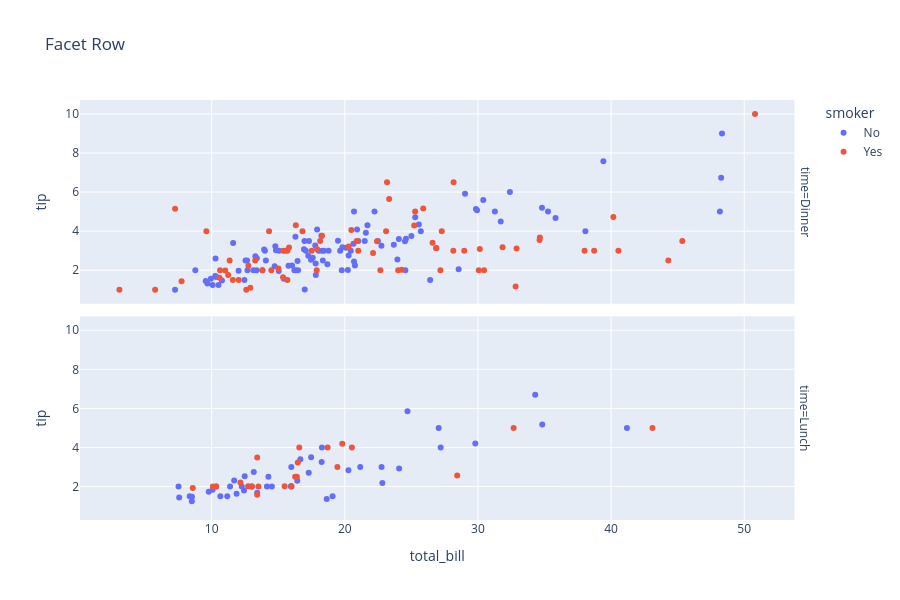

The code cell stored with this chart in its notebook:
### Code cell
fig = px.scatter(df, x='total_bill', y='tip', 
                color='smoker', facet_row='time', title='Facet Row', height=600
)
fig.show()

### Figure 1 — Plotly figure (JSON) as saved in the notebook; plotly's stock layout.template omitted (floating-point values rounded to 4 significant figures)
{"data": [{"hovertemplate": "smoker=No<br>time=Dinner<br>total_bill=%{x}<br>tip=%{y}<extra></extra>", "legendgroup": "No", "marker": {"color": "#636efa", "symbol": "circle"}, "mode": "markers", "name": "No", "orientation": "v", "showlegend": true, "type": "scatter", "x": [16.99, 10.34, 21.01, 23.68, 24.59, 25.29, 8.77, 26.88, 15.04, 14.78, 10.27, 35.26, 15.42, 18.43, 14.83, 21.58, 10.33, 16.29, 16.97, 20.65, 17.92, 20.29, 15.77, 39.42, 19.82, 17.81, 13.37, 12.69, 21.7, 19.65, 9.55, 18.35, 15.06, 20.69, 17.78, 24.06, 16.31, 16.93, 18.69, 31.27, 16.04, 17.46, 13.94, 9.68, 30.4, 18.29, 22.23, 32.4, 28.55, 18.04, 12.54, 10.29, 34.81, 9.94, 25.56, 19.49, 26.41, 48.27, 17.59, 20.08, 16.45, 20.23, 12.02, 17.07, 14.73, 10.51, 22.49, 22.75, 12.46, 20.92, 18.24, 14.0, 7.25, 38.07, 23.95, 25.71, 17.31, 29.93, 14.07, 13.13, 17.26, 24.55, 19.77, 29.85, 48.17, 25.0, 13.39, 16.49, 21.5, 12.66, 16.21, 13.81, 24.52, 20.76, 31.71, 20.69, 48.33, 20.45, 13.28, 11.61, 10.77, 10.07, 35.83, 29.03, 17.82, 18.78], "xaxis": "x2", "y": [1.01, 1.66, 3.5, 3.31, 3.61, 4.71, 2.0, 3.12, 1.96, 3.23, 1.71, 5.0, 1.57, 3.0, 3.02, 3.92, 1.67, 3.71, 3.5, 3.35, 4.08, 2.75, 2.23, 7.58, 3.18, 2.34, 2.0, 2.0, 4.3, 3.0, 1.45, 2.5, 3.0, 2.45, 3.27, 3.6, 2.0, 3.07, 2.31, 5.0, 2.24, 2.54, 3.06, 1.32, 5.6, 3.0, 5.0, 6.0, 2.05, 3.0, 2.5, 2.6, 5.2, 1.56, 4.34, 3.51, 1.5, 6.73, 2.64, 3.15, 2.47, 2.01, 1.97, 3.0, 2.2, 1.25, 3.5, 3.25, 1.5, 4.08, 3.76, 3.0, 1.0, 4.0, 2.55, 4.0, 3.5, 5.07, 2.5, 2.0, 2.74, 2.0, 2.0, 5.14, 5.0, 3.75, 2.61, 2.0, 3.5, 2.5, 2.0, 2.0, 3.48, 2.24, 4.5, 5.0, 9.0, 3.0, 2.72, 3.39, 1.47, 1.25, 4.67, 5.92, 1.75, 3.0], "yaxis": "y2"}, {"hovertemplate": "smoker=No<br>time=Lunch<br>total_bill=%{x}<br>tip=%{y}<extra></extra>", "legendgroup": "No", "marker": {"color": "#636efa", "symbol": "circle"}, "mode": "markers", "name": "No", "orientation": "v", "showlegend": false, "type": "scatter", "x": [27.2, 22.76, 17.29, 16.66, 10.07, 15.98, 34.83, 13.03, 18.28, 24.71, 21.16, 10.65, 12.43, 24.08, 11.69, 13.42, 14.26, 15.95, 12.48, 29.8, 8.52, 14.52, 11.38, 22.82, 19.08, 20.27, 11.17, 12.26, 18.26, 8.51, 10.33, 14.15, 13.16, 17.47, 34.3, 41.19, 27.05, 16.43, 8.35, 18.64, 11.87, 9.78, 7.51, 7.56, 15.98], "xaxis": "x", "y": [4.0, 3.0, 2.71, 3.4, 1.83, 2.03, 5.17, 2.0, 4.0, 5.85, 3.0, 1.5, 1.8, 2.92, 2.31, 1.68, 2.5, 2.0, 2.52, 4.2, 1.48, 2.0, 2.0, 2.18, 1.5, 2.83, 1.5, 2.0, 3.25, 1.25, 2.0, 2.0, 2.75, 3.5, 6.7, 5.0, 5.0, 2.3, 1.5, 1.36, 1.63, 1.73, 2.0, 1.44, 3.0], "yaxis": "y"}, {"hovertemplate": "smoker=Yes<br>time=Dinner<br>total_bill=%{x}<br>tip=%{y}<extra></extra>", "legendgroup": "Yes", "marker": {"color": "#EF553B", "symbol": "circle"}, "mode": "markers", "name": "Yes", "orientation": "v", "showlegend": true, "type": "scatter", "x": [38.01, 11.24, 20.29, 13.81, 11.02, 18.29, 3.07, 15.01, 26.86, 25.28, 17.92, 28.97, 5.75, 16.32, 40.17, 27.28, 12.03, 21.01, 11.35, 15.38, 44.3, 22.42, 15.36, 20.49, 25.21, 14.31, 17.51, 10.59, 10.63, 50.81, 15.81, 7.25, 31.85, 16.82, 32.9, 17.89, 14.48, 9.6, 34.63, 34.65, 23.33, 45.35, 23.17, 40.55, 20.9, 30.46, 18.15, 23.1, 15.69, 26.59, 38.73, 24.27, 12.76, 30.06, 25.89, 13.27, 28.17, 12.9, 28.15, 11.59, 7.74, 30.14, 22.12, 24.01, 15.69, 15.53, 12.6, 32.83, 27.18, 22.67], "xaxis": "x2", "y": [3.0, 1.76, 3.21, 2.0, 1.98, 3.76, 1.0, 2.09, 3.14, 5.0, 3.08, 3.0, 1.0, 4.3, 4.73, 4.0, 1.5, 3.0, 2.5, 3.0, 2.5, 3.48, 1.64, 4.06, 4.29, 4.0, 3.0, 1.61, 2.0, 10.0, 3.16, 5.15, 3.18, 4.0, 3.11, 2.0, 2.0, 4.0, 3.55, 3.68, 5.65, 3.5, 6.5, 3.0, 3.5, 2.0, 3.5, 4.0, 1.5, 3.41, 3.0, 2.03, 2.23, 2.0, 5.16, 2.5, 6.5, 1.1, 3.0, 1.5, 1.44, 3.09, 2.88, 2.0, 3.0, 3.0, 1.0, 1.17, 2.0, 2.0], "yaxis": "y2"}, {"hovertemplate": "smoker=Yes<br>time=Lunch<br>total_bill=%{x}<br>tip=%{y}<extra></extra>", "legendgroup": "Yes", "marker": {"color": "#EF553B", "symbol": "circle"}, "mode": "markers", "name": "Yes", "orientation": "v", "showlegend": false, "type": "scatter", "x": [19.44, 32.68, 16.0, 19.81, 28.44, 15.48, 16.58, 10.34, 43.11, 13.0, 13.51, 18.71, 12.74, 13.0, 16.4, 20.53, 16.47, 12.16, 13.42, 8.58, 13.42, 16.27, 10.09], "xaxis": "x", "y": [3.0, 5.0, 2.0, 4.19, 2.56, 2.02, 4.0, 2.0, 5.0, 2.0, 2.0, 4.0, 2.01, 2.0, 2.5, 4.0, 3.23, 2.2, 3.48, 1.92, 1.58, 2.5, 2.0], "yaxis": "y"}], "layout": {"annotations": [{"font": {}, "showarrow": false, "text": "time=Lunch", "textangle": 90, "x": 0.98, "xanchor": "left", "xref": "paper", "y": 0.2425, "yanchor": "middle", "yref": "paper"}, {"font": {}, "showarrow": false, "text": "time=Dinner", "textangle": 90, "x": 0.98, "xanchor": "left", "xref": "paper", "y": 0.7575, "yanchor": "middle", "yref": "paper"}], "height": 600, "legend": {"title": {"text": "smoker"}, "tracegroupgap": 0}, "title": {"text": "Facet Row"}, "xaxis": {"anchor": "y", "domain": [0, 0.98], "title": {"text": "total_bill"}}, "xaxis2": {"anchor": "y2", "domain": [0, 0.98], "matches": "x", "showticklabels": false}, "yaxis": {"anchor": "x", "domain": [0, 0.485], "title": {"text": "tip"}}, "yaxis2": {"anchor": "x2", "domain": [0.515, 1], "matches": "y", "title": {"text": "tip"}}}}
